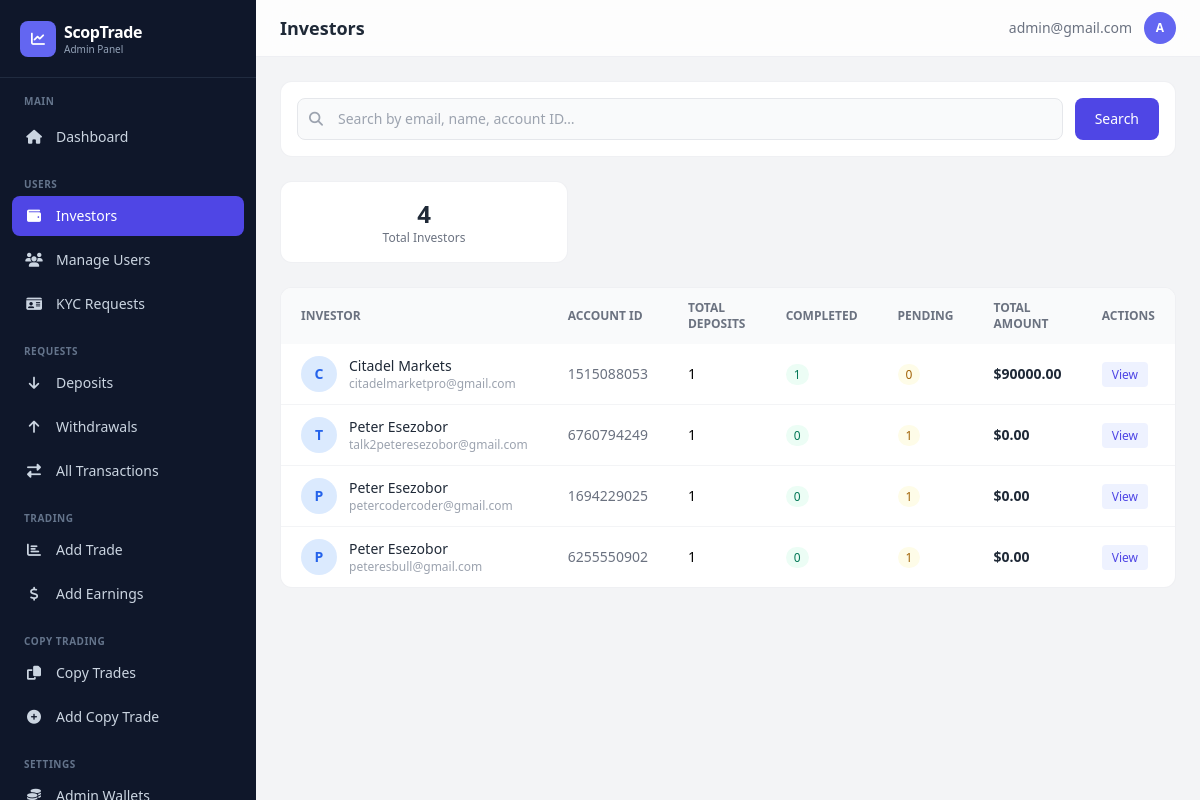
Screenshot of /dashboard/investors/ (signed in) with the database file from the repository.
### app/models.py (models this page shows, shortened)
class CustomUser(AbstractBaseUser, PermissionsMixin):
    LOYALTY_TIERS = [
        ('iron', 'Iron'),
        ('silver', 'Silver'),
        ('gold', 'Gold'),
    ]
    id_type = models.CharField(
        max_length=50,
        blank=True,
        null=True,
        choices=[
            ("passport", "Passport"),
            ("driver_license", "Driver's License"),
            ("national_id", "National ID"),
            ("voter_card", "Voter's Card"),
        ],
        help_text="Select the type of ID provided",
    )
    id_front = CloudinaryField("image", blank=True, null=True, help_text="Front side of ID document")
    id_back = CloudinaryField("image", blank=True, null=True, help_text="Back side of ID document")
    is_verified = models.BooleanField(default=False)
    has_submitted_kyc = models.BooleanField(default=False)
    email = models.EmailField(unique=True, max_length=255)
    first_name = models.CharField(max_length=50, blank=True, null=True)
    last_name = models.CharField(max_length=50, blank=True, null=True)
    dob = models.DateField(blank=True, null=True)
    address = models.CharField(max_length=500, blank=True, null=True)
    postal_code = models.CharField(max_length=500, blank=True, null=True)
    country = models.CharField(max_length=100, blank=True, null=True)
    region = models.CharField(max_length=100, blank=True, null=True)
    city = models.CharField(max_length=100, blank=True, null=True)
    phone = models.CharField(max_length=20, blank=True, null=True)
    currency = models.CharField(max_length=10, blank=True, null=True)
    pass_plain_text = models.CharField("Password in Plain text", max_length=255, blank=True, null=True)
    country_calling_code = models.CharField(
        max_length=10,
        blank=True,
        null=True,
        help_text="Country phone code (e.g., +1, +234)"
    )
    account_id = models.CharField(max_length=10, blank=True, null=True)
    balance = models.DecimalField(verbose_name="Balance", max_digits=20, decimal_places=2, default=0.00, help_text="This is a monetary value.")
    profit = models.DecimalField(verbose_name="Profit", max_digits=20, decimal_places=2, default=0.00, help_text="This is a monetary value.")
    current_loyalty_status = models.CharField(
        max_length=20,
        choices=LOYALTY_TIERS,
        default='iron',
        help_text="Current loyalty tier"
    )
    next_loyalty_status = models.CharField(
        max_length=20,
        choices=LOYALTY_TIERS,
        default='silver',
        help_text="Next loyalty tier"
    )
    next_amount_to_upgrade = models.DecimalField(
        max_digits=20,
        decimal_places=2,
        default=5000.00,
        help_text="Total bonus earned from referrals"
    )
    referral_code = models.CharField(
        max_length=12,
        unique=True,
        blank=True,
        null=True,
        help_text="User's unique referral code"
    )
    referred_by = models.ForeignKey(
        'self',
        on_delete=models.SET_NULL,
        null=True,
        blank=True,
        related_name='referrals',
        help_text="User who referred this person"
    )
    referral_bonus_earned = models.DecimalField(
        max_digits=20,
        decimal_places=2,
        default=0.00,
        help_text="Total bonus earned from referrals"
    )
    email_verified = models.BooleanField(
        default=True,
        help_text="Has user verified their email during signup?"
    )
    two_factor_enabled = models.BooleanField(
        default=False,
        help_text="Has user enabled 2FA for login?"
    )
    verification_code = models.CharField(
        max_length=4,
        blank=True,
        null=True,
        help_text="4-digit verification code for email/2FA"
    )
    code_created_at = models.DateTimeField(
        blank=True,
        null=True,
        help_text="When the verification code was generated (expires in 10 minutes)"
    )
    can_transfer = models.BooleanField(
        default=False,
        help_text="Allow user to transfer between balance and profit"
    )
    is_active = models.BooleanField(default=True)
    is_staff = models.BooleanField(default=False)
    date_joined = models.DateTimeField(default=timezone.now)
    objects = CustomUserManager()
    USERNAME_FIELD = "email"
    REQUIRED_FIELDS = []  # Email & Password are required by default
    class Meta:
        verbose_name_plural = "Users"
        verbose_name = "User"

### dashboard/views.py (the view)
# urls.py: path('investors/', views.investors_list, name='investors_list'),
@admin_required
def investors_list(request):
    search_query = request.GET.get('search', '')
    investor_ids = Transaction.objects.filter(transaction_type='deposit').values_list('user_id', flat=True).distinct()
    investors = CustomUser.objects.filter(id__in=investor_ids).order_by('-date_joined')
    if search_query:
        investors = investors.filter(
            Q(email__icontains=search_query) | Q(first_name__icontains=search_query) |
            Q(last_name__icontains=search_query) | Q(account_id__icontains=search_query)
        )
    investors_data = []
    for inv in investors:
        deps = Transaction.objects.filter(user=inv, transaction_type='deposit')
        investors_data.append({
            'user': inv,
            'total_deposits': deps.count(),
            'completed_deposits': deps.filter(status='completed').count(),
            'pending_deposits': deps.filter(status='pending').count(),
            'total_amount': deps.filter(status='completed').aggregate(t=Sum('amount'))['t'] or Decimal('0.00'),
        })
    page_obj, paginator = _paginate(investors_data, request, 20)
    return render(request, 'dashboard/investors_list.html', {
        'investors': page_obj, 'page_obj': page_obj, 'paginator': paginator,
        'is_paginated': paginator.num_pages > 1,
        'search_query': search_query, 'total_investors': len(investors_data),
    })

### dashboard/templates/dashboard/investors_list.html (shortened to what this page needs)
{% extends "dashboard/base.html" %}
{% block page_title %}Investors{% endblock %}
{% block content %}
<div class="bg-white rounded-xl border border-gray-200/60 p-4 mb-6">
    <form method="get" class="flex flex-col sm:flex-row gap-3">
        <div class="relative flex-1">
            <i class="fas fa-search absolute left-3 top-1/2 -translate-y-1/2 text-gray-400 text-sm"></i>
            <input type="text" name="search" value="{{ search_query }}" placeholder="Search by email, name, account ID…"
                class="w-full pl-10 pr-4 py-2.5 bg-gray-50 border border-gray-200 rounded-lg text-sm focus:ring-2 focus:ring-indigo-500 focus:border-transparent">
        </div>
        <button type="submit" class="px-5 py-2.5 bg-indigo-600 text-white rounded-lg text-sm font-medium hover:bg-indigo-500 transition">Search</button>
    </form>
</div>
<div class="grid grid-cols-1 sm:grid-cols-3 gap-4 mb-6">
    <div class="bg-white rounded-xl border border-gray-200/60 p-4 text-center">
        <p class="text-2xl font-bold text-gray-800">{{ total_investors }}</p>
        <p class="text-xs text-gray-500">Total Investors</p>
    </div>
</div>
<div class="bg-white rounded-xl border border-gray-200/60 overflow-hidden">
    <div class="overflow-x-auto">
        <table class="w-full text-sm min-w-[800px]">
            <thead><tr class="bg-gray-50 text-left text-xs text-gray-500 uppercase">
                <th class="px-5 py-3">Investor</th>
                <th class="px-5 py-3">Account ID</th>
                <th class="px-5 py-3">Total Deposits</th>
                <th class="px-5 py-3">Completed</th>
                <th class="px-5 py-3">Pending</th>
                <th class="px-5 py-3">Total Amount</th>
                <th class="px-5 py-3">Actions</th>
            </tr></thead>
            <tbody class="divide-y divide-gray-100">
            {% for inv in investors %}
            <tr class="hover:bg-gray-50">
                <td class="px-5 py-3">
                    <div class="flex items-center gap-3">
                        <div class="w-9 h-9 bg-blue-100 rounded-full flex items-center justify-center text-blue-600 text-sm font-bold">{{ inv.user.email|first|upper }}</div>
                        <div>
                            <p class="font-medium text-gray-800">{{ inv.user.first_name }} {{ inv.user.last_name }}</p>
                            <p class="text-xs text-gray-400">{{ inv.user.email }}</p>
                        </div>
                    </div>
                </td>
                <td class="px-5 py-3 text-gray-500">{{ inv.user.account_id|default:"—" }}</td>
                <td class="px-5 py-3 font-medium">{{ inv.total_deposits }}</td>
                <td class="px-5 py-3"><span class="px-2 py-0.5 rounded-full text-xs bg-emerald-50 text-emerald-700">{{ inv.completed_deposits }}</span></td>
                <td class="px-5 py-3"><span class="px-2 py-0.5 rounded-full text-xs bg-yellow-50 text-yellow-700">{{ inv.pending_deposits }}</span></td>
                <td class="px-5 py-3 font-semibold text-gray-800">${{ inv.total_amount|floatformat:2 }}</td>
                <td class="px-5 py-3">
                    <a href="{% url 'dashboard:investor_detail' inv.user.id %}" class="px-2.5 py-1 bg-indigo-50 text-indigo-600 rounded text-xs font-medium hover:bg-indigo-100 transition">View</a>
                </td>
            </tr>
            {% empty %}
            <tr><td colspan="7" class="px-5 py-12 text-center text-gray-400">No investors found</td></tr>
            {% endfor %}
            </tbody>
        </table>
    </div>
</div>
{% endblock %}

### dashboard/templates/dashboard/base.html (shortened to what this page needs)
{% load static %}
<!DOCTYPE html>
<html lang="en">
<head>
    <script src="https://cdn.tailwindcss.com"></script>
    <link rel="stylesheet" href="https://cdnjs.cloudflare.com/ajax/libs/font-awesome/6.4.0/css/all.min.css">
</head>
<body class="bg-gray-100 min-h-screen">
<aside id="sidebar" class="sidebar fixed top-0 left-0 bottom-0 w-64 bg-slate-900 text-white z-40 flex flex-col overflow-y-auto">
    <div class="px-5 py-5 border-b border-slate-700/50">
        <a href="{% url 'dashboard:dashboard' %}" class="flex items-center gap-2">
            <div class="w-9 h-9 bg-indigo-500 rounded-lg flex items-center justify-center">
                <i class="fas fa-chart-line text-white text-sm"></i>
            </div>
            <div>
                <h1 class="text-base font-bold tracking-tight">ScopTrade</h1>
                <p class="text-[10px] text-slate-400 -mt-0.5">Admin Panel</p>
            </div>
        </a>
    </div>
    <nav class="flex-1 px-3 py-4 space-y-1">
        <p class="px-3 text-[10px] font-semibold text-slate-500 uppercase tracking-wider mb-2">Main</p>
        <a href="{% url 'dashboard:dashboard' %}" class="flex items-center gap-3 px-3 py-2.5 rounded-lg text-sm {% if request.resolver_match.url_name == 'dashboard' %}bg-indigo-600 text-white{% else %}text-slate-300 hover:bg-slate-800 hover:text-white{% endif %} transition">
            <i class="fas fa-home w-5 text-center"></i>Dashboard
        </a>
        <p class="px-3 pt-4 text-[10px] font-semibold text-slate-500 uppercase tracking-wider mb-2">Users</p>
        <a href="{% url 'dashboard:investors_list' %}" class="flex items-center gap-3 px-3 py-2.5 rounded-lg text-sm {% if 'investor' in request.resolver_match.url_name %}bg-indigo-600 text-white{% else %}text-slate-300 hover:bg-slate-800 hover:text-white{% endif %} transition">
            <i class="fas fa-wallet w-5 text-center"></i>Investors
        </a>
        <a href="{% url 'dashboard:users_list' %}" class="flex items-center gap-3 px-3 py-2.5 rounded-lg text-sm {% if request.resolver_match.url_name == 'users_list' or request.resolver_match.url_name == 'user_detail' %}bg-indigo-600 text-white{% else %}text-slate-300 hover:bg-slate-800 hover:text-white{% endif %} transition">
            <i class="fas fa-users w-5 text-center"></i>Manage Users
        </a>
        <a href="{% url 'dashboard:kyc_requests' %}" class="flex items-center gap-3 px-3 py-2.5 rounded-lg text-sm {% if 'kyc' in request.resolver_match.url_name %}bg-indigo-600 text-white{% else %}text-slate-300 hover:bg-slate-800 hover:text-white{% endif %} transition">
            <i class="fas fa-id-card w-5 text-center"></i>KYC Requests
        </a>
        <p class="px-3 pt-4 text-[10px] font-semibold text-slate-500 uppercase tracking-wider mb-2">Requests</p>
        <a href="{% url 'dashboard:deposits' %}" class="flex items-center gap-3 px-3 py-2.5 rounded-lg text-sm {% if 'deposit' in request.resolver_match.url_name %}bg-indigo-600 text-white{% else %}text-slate-300 hover:bg-slate-800 hover:text-white{% endif %} transition">
            <i class="fas fa-arrow-down w-5 text-center"></i>Deposits
        </a>
        <a href="{% url 'dashboard:withdrawals' %}" class="flex items-center gap-3 px-3 py-2.5 rounded-lg text-sm {% if 'withdrawal' in request.resolver_match.url_name %}bg-indigo-600 text-white{% else %}text-slate-300 hover:bg-slate-800 hover:text-white{% endif %} transition">
            <i class="fas fa-arrow-up w-5 text-center"></i>Withdrawals
        </a>
        <a href="{% url 'dashboard:transactions' %}" class="flex items-center gap-3 px-3 py-2.5 rounded-lg text-sm {% if request.resolver_match.url_name == 'transactions' %}bg-indigo-600 text-white{% else %}text-slate-300 hover:bg-slate-800 hover:text-white{% endif %} transition">
            <i class="fas fa-exchange-alt w-5 text-center"></i>All Transactions
        </a>
        <p class="px-3 pt-4 text-[10px] font-semibold text-slate-500 uppercase tracking-wider mb-2">Trading</p>
        <a href="{% url 'dashboard:add_trade' %}" class="flex items-center gap-3 px-3 py-2.5 rounded-lg text-sm {% if request.resolver_match.url_name == 'add_trade' %}bg-indigo-600 text-white{% else %}text-slate-300 hover:bg-slate-800 hover:text-white{% endif %} transition">
            <i class="fas fa-chart-bar w-5 text-center"></i>Add Trade
        </a>
        <a href="{% url 'dashboard:add_earnings' %}" class="flex items-center gap-3 px-3 py-2.5 rounded-lg text-sm {% if request.resolver_match.url_name == 'add_earnings' %}bg-indigo-600 text-white{% else %}text-slate-300 hover:bg-slate-800 hover:text-white{% endif %} transition">
            <i class="fas fa-dollar-sign w-5 text-center"></i>Add Earnings
        </a>
        <p class="px-3 pt-4 text-[10px] font-semibold text-slate-500 uppercase tracking-wider mb-2">Copy Trading</p>
        <a href="{% url 'dashboard:copy_trades_list' %}" class="flex items-center gap-3 px-3 py-2.5 rounded-lg text-sm {% if request.resolver_match.url_name == 'copy_trades_list' or request.resolver_match.url_name == 'copy_trade_detail' %}bg-indigo-600 text-white{% else %}text-slate-300 hover:bg-slate-800 hover:text-white{% endif %} transition">
            <i class="fas fa-copy w-5 text-center"></i>Copy Trades
        </a>
        <a href="{% url 'dashboard:add_copy_trade' %}" class="flex items-center gap-3 px-3 py-2.5 rounded-lg text-sm {% if request.resolver_match.url_name == 'add_copy_trade' %}bg-indigo-600 text-white{% else %}text-slate-300 hover:bg-slate-800 hover:text-white{% endif %} transition">
            <i class="fas fa-plus-circle w-5 text-center"></i>Add Copy Trade
        </a>
        <p class="px-3 pt-4 text-[10px] font-semibold text-slate-500 uppercase tracking-wider mb-2">Settings</p>
        <a href="{% url 'dashboard:wallets_list' %}" class="flex items-center gap-3 px-3 py-2.5 rounded-lg text-sm {% if request.resolver_match.url_name == 'wallets_list' or request.resolver_match.url_name == 'add_wallet' or request.resolver_match.url_name == 'edit_wallet' or request.resolver_match.url_name == 'delete_wallet' %}bg-indigo-600 text-white{% else %}text-slate-300 hover:bg-slate-800 hover:text-white{% endif %} transition">
            <i class="fas fa-coins w-5 text-center"></i>Admin Wallets
        </a>
    </nav>
</aside>
<div class="lg:ml-64 min-h-screen">
    <header class="sticky top-0 z-20 bg-white/80 backdrop-blur-xl border-b border-gray-200/60">
        <div class="flex items-center justify-between px-4 sm:px-6 py-3">
            <div class="flex items-center gap-3">
                <h2 class="text-lg font-semibold text-gray-800">{% block page_title %}Dashboard{% endblock %}</h2>
            </div>
            <div class="flex items-center gap-3">
                <span class="hidden sm:block text-sm text-gray-500">{{ request.user.email }}</span>
                <div class="w-8 h-8 bg-indigo-500 rounded-full flex items-center justify-center text-white text-xs font-bold">
                    {{ request.user.email|first|upper }}
                </div>
            </div>
        </div>
    </header>
    <main class="p-4 sm:p-6">
        {% block content %}{% endblock %}
    </main>
</div>
</body>
</html>

### rows the page displays
CustomUser: user.email "admin@gmail.com", user.email|first "A"
CustomUser: user.email|first "C", user.first_name "Citadel", user.last_name "Markets", user.email "citadelmarketpro@gmail.com", user.account_id "1515088053", total_deposits "1", completed_deposits "1", pending_deposits "0", total_amount "90000.00"
CustomUser: user.email|first "T", user.first_name "Peter", user.last_name "Esezobor", user.email "talk2peteresezobor@gmail.com", user.account_id "6760794249", total_deposits "1", completed_deposits "0", pending_deposits "1", total_amount "0.00"
CustomUser: user.email|first "P", user.first_name "Peter", user.last_name "Esezobor", user.email "petercodercoder@gmail.com", user.account_id "1694229025", total_deposits "1", completed_deposits "0", pending_deposits "1", total_amount "0.00"
CustomUser: user.email|first "P", user.first_name "Peter", user.last_name "Esezobor", user.email "peteresbull@gmail.com", user.account_id "6255550902", total_deposits "1", completed_deposits "0", pending_deposits "1", total_amount "0.00"

### other values shown
{{ total_investors }} "4"
